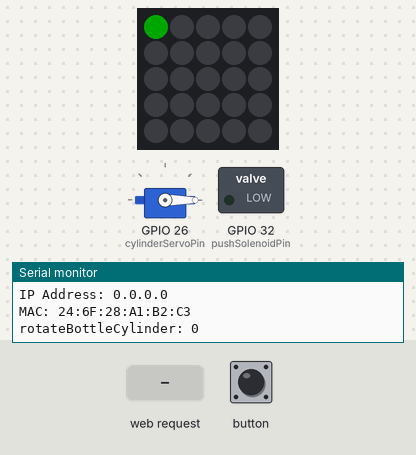
This sketch was run on a simulated ESP32. On the bench: 5×5 RGB LED matrix (first LED top left, wired row by row), servo, switched loads named in the sketch (green lamp = pin HIGH), the last lines printed to the serial monitor. Dashed ring = blinking. The inputs (shaded band) are chosen by the test bench. Dim RGB values are drawn brighter than linear; WiFi joins after 1.5 s; servers stay silent unless stated; storage starts empty.

Above: at 1.2 s.
1.3 s: HTTP request GET /api/push received
At 1.72 s:
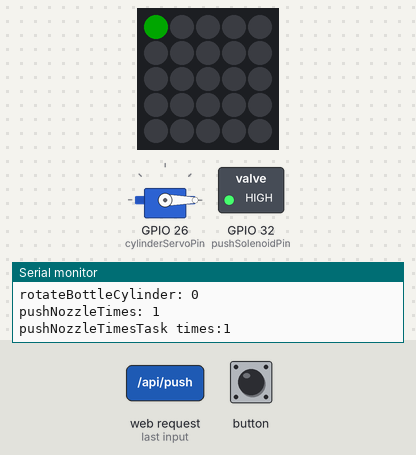
3.3 s: HTTP request GET /api/rotate?bottle=120 received
At 4.7 s:
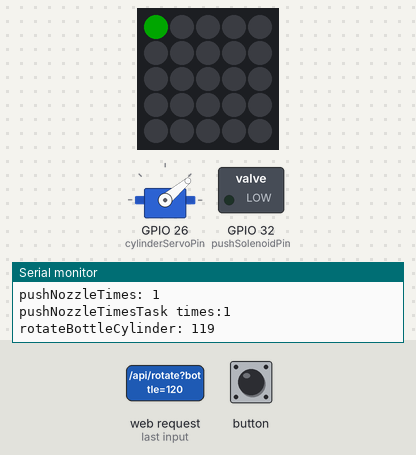
5.1 s: HTTP request GET /api/push?times=120 received
At 6.5 s:
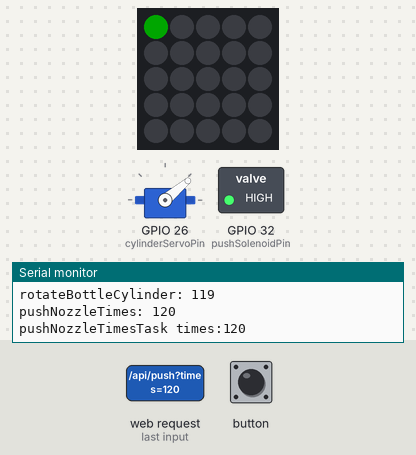
6.9 s: HTTP request GET /api/sequence?bottle=1&times=1&salty=1 received
At 12.5 s:
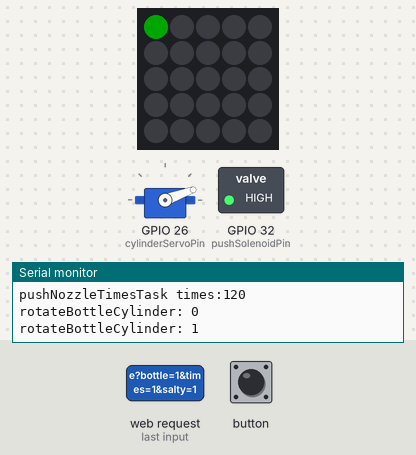
Timing chart, 0 to 21.6 s (numbered marks = the images above; inputs shaded):
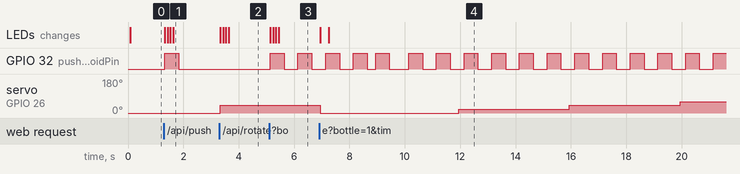

Measured:
- after the input at 1.3 s, GPIO 32 (pushSolenoidPin): LOW → HIGH at once, → LOW 0.50 s later; the LEDs: first change at once (image 1 shows a later state)
- after the input at 3.3 s, servo on GPIO 26 (cylinderServoPin): 0° → 40° at once; the LEDs: first change at once (image 2 shows a later state)
- after the input at 5.1 s, GPIO 32 (pushSolenoidPin): alternates HIGH for 0.50 s and LOW for 0.50 s, starting at once; the LEDs: first change at once (image 3 shows a later state)
- after the input at 6.9 s, servo on GPIO 26 (cylinderServoPin): 40° → 0° at once, → 20° 5.0 s later, → 40° 4.0 s later, → 60° 4.0 s later; the LEDs: first change after 0.05 s (image 4 shows a later state)

The sketch:

atom-tttv3-1.ino
```cpp
#include "WiFi.h"
#include <WebServer.h>
#include <uri/UriBraces.h>
#include <ESPmDNS.h>
#include "M5Atom.h"
#include <SPIFFS.h>
#include <ESP32Servo.h>


// サーバー設定ポート80で接続
WebServer server(80);

void setup() {
  SPIFFS.begin();
  M5.begin(true, false, true);
  delay(50);

  // connectWiFi(); //STAモード
  setupAP(); //APモード

  setupServer();
  setupDriver();
}

void loop() {
  M5.update();
  server.handleClient();  //クライアントからのアクセス確認
  delay(50);              //遅延時間（ms）
}
```

network.ino
```cpp
//=======AP Mode===================================
const char ssid_AP[] = "Open-TTTV";  //SSID
const char pass_AP[] = "opentttv";  //パスワード(8文字以上)

const IPAddress ip(192,168,11,2); //IPアドレス
const IPAddress subnet(255,255,255,0); //サブネットマスク

void setupAP(){
  setStatusLED(0xff0000);
  Serial.println("Setting AP...");
  WiFi.softAP(ssid_AP, pass_AP);  //ソフトAP設定

  // IPAddress ip = WiFi.softAPIP();
  WiFi.softAPConfig(ip, ip, subnet);

  Serial.print("IP Address: ");
  Serial.println(WiFi.localIP());

  Serial.print("MAC: ");
  Serial.println(WiFi.macAddress());

  MDNS.begin("tttv");

  setStatusLED(0x00ff00);
}


//=======STA Mode====================================

//from: https://lang-ship.com/blog/work/esp32-wi-fi-setting/#toc5
void connectWiFi() {
  setStatusLED(0xff0000);

  // シリアル初期化
  Serial.begin(115200);
  // 前回接続時情報で接続する
  Serial.println("WiFi begin");
  WiFi.begin();
  while (WiFi.status() != WL_CONNECTED) {
    Serial.print(".");
    delay(500);
    // 10秒以上接続できなかったら抜ける
    if (10000 < millis()) {
      break;
    }
  }
  Serial.println("");
  // 未接続の場合にはSmartConfig待受
  if (WiFi.status() != WL_CONNECTED) {

    setStatusLED(0xff6600);
    WiFi.mode(WIFI_STA);
    WiFi.beginSmartConfig();
    Serial.println("Waiting for SmartConfig");
    while (!WiFi.smartConfigDone()) {
      delay(500);
      Serial.print("#");
      // 30秒以上接続できなかったら抜ける
      if (30000 < millis()) {
        Serial.println("");
        Serial.println("Reset");
        ESP.restart();
      }
    }
    // Wi-fi接続
    Serial.println("");
    Serial.println("Waiting for WiFi");
    while (WiFi.status() != WL_CONNECTED) {
      delay(500);
      Serial.print(".");
      // 60秒以上接続できなかったら抜ける
      if (60000 < millis()) {
        Serial.println("");
        Serial.println("Reset");
        ESP.restart();
      }
    }
    Serial.println("");
    Serial.println("WiFi Connected.");
  }
  Serial.print("IP Address: ");
  Serial.println(WiFi.localIP());

  Serial.print("MAC: ");
  Serial.println(WiFi.macAddress());

  MDNS.begin("tttv");

  setStatusLED(0x00ff00);
}
```

server.ino
```cpp
void setupServer() {
  // サーバー設定
  server.on("/", handleRoot);
  server.on(UriBraces("/assets/{}"), handleAssets);

  server.on("/api/ping", handlePing);
  server.on("/api/rotate", handleRotate); //param: bottle:1~N
  server.on("/api/push", handlePush);
  server.on("/api/sequence", handleSequence);
  server.onNotFound(handleNotFound);
  server.begin();
}


//-------------------------------------------------
// サーバーリクエスト時処理関数
//-------------------------------------------------
// ルートアクセス時の応答関数
void handleRoot() {
  handleFileRead("/index.html");
  blinkLED();
}

void handleAssets(){
  blinkLED();

  String path = server.uri();
  if(handleFileRead(path) == 0){
    //ファイルあった
    return;
  }

  handleError();
}

// エラー（Webページが見つからない）時の応答関数
void handleNotFound() {
  blinkLED();


  server.send(404, "text/plain", "404 Not Found!");  //text送信
  blinkLED();
}

void handlePing(){
  handleOk();
  blinkLED();
}

void handleRotate(){
  blinkLED();

  if(server.hasArg("bottle")){
    String indexStr = server.arg("bottle");

    int index = indexStr.toInt();

    if(index != 0){
      rotateBottleCylinder(index - 1);
      handleOk();
      return;
    }
  }

  handleError();
}

void handlePush(){
  blinkLED();

  if(server.hasArg("times")){
    String timesStr = server.arg("times");
    int times = timesStr.toInt();

    if(times != 0){
      pushNozzleTimes(times);
      handleOk();
      return;
    }
  }else{
    pushNozzle();
    handleOk();
    return;
  }

  handleError();
}

void handleSequence(){
  blinkLED();

  if(server.hasArg("salty") || server.hasArg("sour") || server.hasArg("sweet") || server.hasArg("bitter") || server.hasArg("umami") || server.hasArg("black") || server.hasArg("cyan") || server.hasArg("magenta") || server.hasArg("yellow")){
    int tastes[] = {
      constrain(server.arg("salty").toInt(), 0, 10),
      constrain(server.arg("sour").toInt(), 0, 10),
      constrain(server.arg("sweet").toInt(), 0, 10),
      constrain(server.arg("bitter").toInt(), 0, 10),
      constrain(server.arg("umami").toInt(), 0, 10),
      constrain(server.arg("black").toInt(), 0, 10),
      constrain(server.arg("cyan").toInt(), 0, 10),
      constrain(server.arg("magenta").toInt(), 0, 10),
      constrain(server.arg("yellow").toInt(), 0, 10),
    };

    sequentialPush(tastes);
    handleOk();

  }
  handleError();
}


void handleOk(){
  server.send(200, "text/plain", "ok");
}

void handleError(){
  server.send(400, "text/plain", "bad request");
}

int handleFileRead(String path) {
  Serial.print("handleFile: ");
  Serial.println(path);

  // ファイルのMIMEタイプを取得
  String contentType = getContentType(path);
  // SPIFFSにファイルが存在するか確認
  if (SPIFFS.exists(path)) {
    Serial.println("exist");
    // ファイルを読み込む
    File file = SPIFFS.open(path, "r");
    // cache設定
    server.sendHeader("Cache-Control", "public, max-age=86400");
    // 読み込んだファイルをブラウザ側に返す
    size_t sent = server.streamFile(file, contentType);
    // ファイルクローズ
    file.close();

    return 0;
  }else{
    Serial.println("not exist");

    return 1;
  }
}


//  MIMEタイプを推定
String getContentType(String filename) {
  if (server.hasArg("download")) return "application/octet-stream";
  else if (filename.endsWith(".htm")) return "text/html";
  else if (filename.endsWith(".html")) return "text/html";
  else if (filename.endsWith(".css")) return "text/css";
  else if (filename.endsWith(".js")) return "application/javascript";
  else if (filename.endsWith(".png")) return "image/png";
  else if (filename.endsWith(".gif")) return "image/gif";
  else if (filename.endsWith(".jpg")) return "image/jpeg";
  else if (filename.endsWith(".ico")) return "image/x-icon";
  else if (filename.endsWith(".xml")) return "text/xml";
  else if (filename.endsWith(".pdf")) return "application/x-pdf";
  else if (filename.endsWith(".zip")) return "application/x-zip";
  else if (filename.endsWith(".gz")) return "application/x-gzip";
  return "text/plain";
}
```

driver.ino
```cpp
TaskHandle_t th[2];

Servo servo;

const uint8_t cylinderServoPin = 26;
const uint8_t pushSolenoidPin = 32;
const uint8_t pushSolenoidPwmChannel = 15;

//ボトルの本数を設定
const int bottleNum = 9;

//各indexごとのサーボ設定角度を指定
const int offset = 0;
const int angleDiv = 20;
//ここの値を適宜調整してスプレーがソレノイド直下に来るように調整してください
const int bottleIndexToAngle[] = {
  offset ,
  offset + angleDiv * 1 ,
  offset + angleDiv * 2 ,
  offset + angleDiv * 3 ,
  offset + angleDiv * 4 ,
  offset + angleDiv * 5 ,
  offset + angleDiv * 6 ,
  offset + angleDiv * 7 ,
  offset + angleDiv * 8
};

//順にsalty, sour, sweet, bitter, umami, black, cyan, magenta, yellowに対応
//各味の置く場所を変えた場合はここを変える
const int tasteIndexToBottleIndex[] = {0, 1, 2, 3, 4, 5, 6, 7, 8};

//各味のsequence出力順
//0: salty, 1: sour, 2: sweet, 3: bitter, 4: umami, 5: black, 6: cyan, 7: magenta, 8: yellow
const int tasteIndexSequence[] = { 0, 1, 2, 3, 4, 5, 6, 7, 8};

const int solenoidPower = 255;  //0~255 線形では無いかも

void setupDriver() {
  // pinMode(cylinderServoPin, OUTPUT);
  ESP32PWM::allocateTimer(0);
  servo.setPeriodHertz(50);
  servo.attach(cylinderServoPin, 600, 2500);

  pinMode(pushSolenoidPin, OUTPUT);
  ledcSetup(pushSolenoidPwmChannel, 12800, 8);
  ledcAttachPin(pushSolenoidPin, pushSolenoidPwmChannel);

  rotateBottleCylinder(0);
}

void rotateBottleCylinder(int bottleIndex) {
  Serial.print("rotateBottleCylinder: ");
  Serial.println(bottleIndex);

  int angle = bottleIndexToAngle[(bottleIndex + bottleNum) % bottleNum];

  // Atom.SetServoAngle(cylinderServoChannel, angle);
  servo.write(angle);
}

void pushNozzle() {
  pushNozzleTimes(1);
}

int gtimes = 0;

void pushNozzleTimes(int times) {
  Serial.print("pushNozzleTimes: ");
  Serial.println(times);

  gtimes = times;

  //delayするとサーバの応答が止まってしまうので、別コアで処理する
  xTaskCreatePinnedToCore(pushNozzleTimesTask, "pushNozzleTimesTask", 4096, NULL, 2, NULL, 0);
}

void pushNozzleTimesSync(int times) {
  for (int i = 0; i < times; i++) {

    ledcWrite(pushSolenoidPwmChannel, solenoidPower);  //0 ~ 255
    delay(500);
    ledcWrite(pushSolenoidPwmChannel, 0);
    delay(500);
  }
}

void pushNozzleTimesTask(void* timesPointer) {
  //キャストしてポインタからパラメータを取り出し
  int times = gtimes;

  Serial.print("pushNozzleTimesTask times:");
  Serial.println(times);

  pushNozzleTimesSync(times);

  vTaskDelete(NULL);
}

void sequentialPush(int* tastes) {
  for (int i = 0; i < bottleNum; i++) {
    int tasteIndex = tasteIndexSequence[i];
    rotateBottleCylinder(tasteIndexToBottleIndex[tasteIndex]);
    delay(2000);
    pushNozzleTimesSync(tastes[tasteIndex]);
    delay(2000);
  }
}

CRGB color = 0x000000;
void setStatusLED(CRGB _color) {
  color = _color;
  M5.dis.drawpix(0, color);
}


void blinkLED() {
  xTaskCreatePinnedToCore(blinkLEDTask, "blinkLEDTask", 4096, NULL, 2, NULL, 0);
}

void blinkLEDTask(void* param) {
  M5.dis.drawpix(0, 0x000000);
  delay(100);
  M5.dis.drawpix(0, color);
  delay(100);

  M5.dis.drawpix(0, 0x000000);
  delay(100);
  M5.dis.drawpix(0, color);

  vTaskDelete(NULL);
}
```
